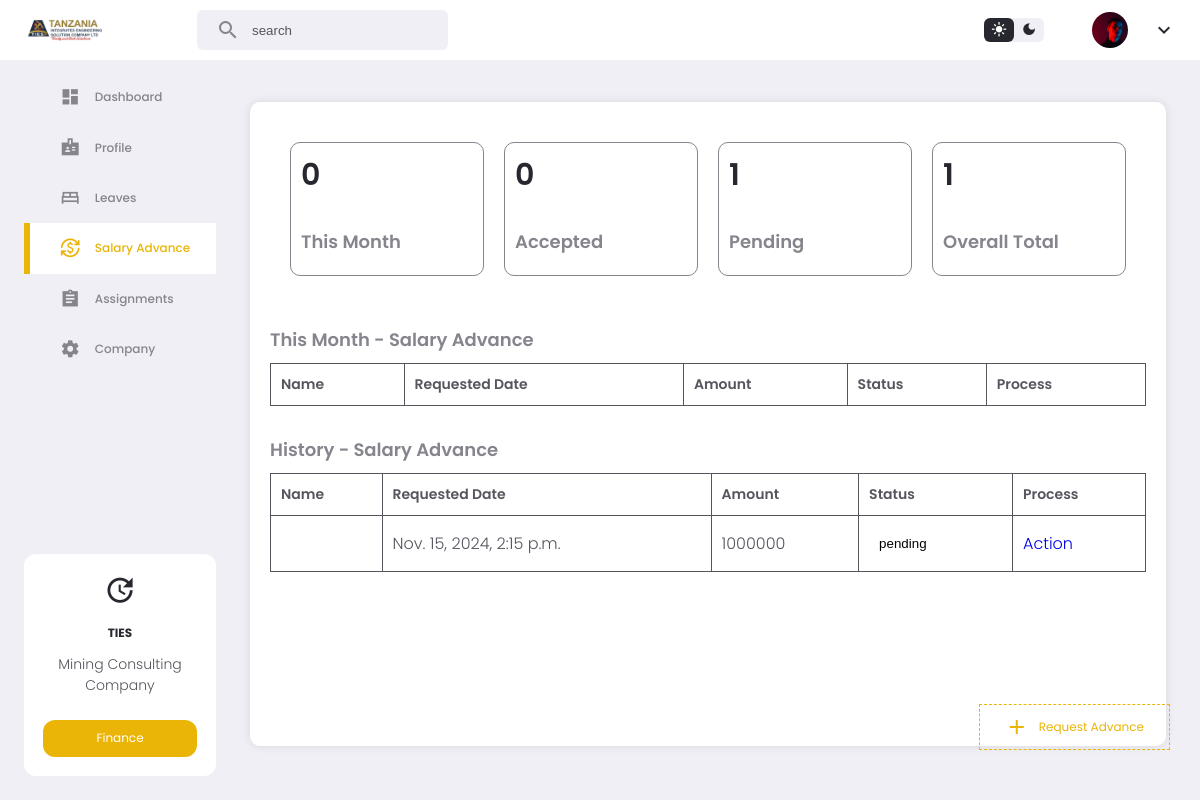
Page /salaryAdvance/ on the earlier database version.
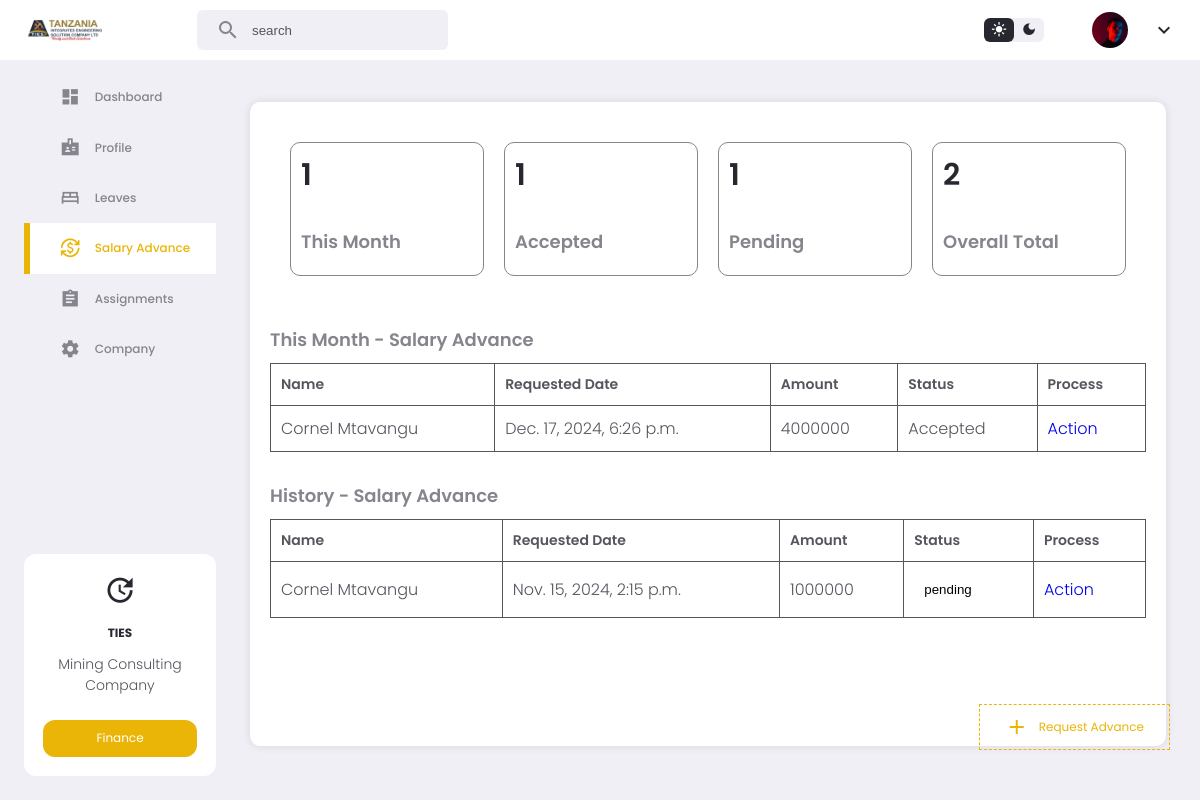
Same page on the later database version.
### app/models.py (models this page shows, shortened)
class SalaryAdvance(models.Model):
    name = models.ForeignKey(CustomUser, on_delete=models.CASCADE)
    typeOf = models.CharField(max_length=100)
    status = models.CharField(max_length=10000, default='pending')
    amount = models.IntegerField()
    date_applied = models.DateTimeField(auto_now_add=True)

class CustomUser(AbstractUser):
    email = models.EmailField(unique=True)
    phone = models.CharField(max_length=15, null=True,blank=True, default="null")
    image = models.ImageField(upload_to='media/', blank=True, null=True)
    middle_name = models.CharField(max_length=100, null=True, blank=True)
    gender = models.CharField(max_length=100, null=True, blank=True)
    birthDate = models.DateField(null=True, blank=True)
    nextKinName = models.CharField(max_length=100, null=True, blank=True)
    nextKinRelation = models.CharField(max_length=100, null=True, blank=True)
    nextKinAddress = models.CharField(max_length=100, null=True, blank=True)
    nextKinPhone = models.CharField(max_length=100, null=True, blank=True)
    nida = models.CharField(max_length=100, null=True, blank=True)
    homeAddress = models.CharField(max_length=100, null=True, blank=True)
    uniName = models.CharField(max_length=100, null=True, blank=True)
    uniLevel = models.CharField(max_length=100, null=True, blank=True)
    uniCourse = models.CharField(max_length=100, null=True, blank=True)
    startYear = models.CharField(max_length=100, null=True, blank=True)
    endYear = models.CharField(max_length=100, null=True, blank=True)
    role = models.CharField(max_length=50, null=True,blank=True, default="user")
    signedDate = models.DateField(null=True, blank=True)
    expireDate = models.DateField(null=True, blank=True)
    contractDuration = models.CharField(max_length=100, null=True, blank=True)
    remainDuration = models.CharField(max_length=100, null=True, blank=True)
    attachment = models.FileField(upload_to='attachments/', null=True, blank=True)

### app/views.py (the view)
# urls.py: path('salaryAdvance/', views.salaryAdvance, name='salaryAdvance'),
def salaryAdvance(request):
    today = timezone.now()
    start_of_month = today.replace(day=1)
    end_of_month = (start_of_month + timedelta(days=32)).replace(day=1) - timedelta(days=1)
    this_month_records = SalaryAdvance.objects.filter(date_applied__gte=start_of_month, date_applied__lte=end_of_month).order_by('-id')
    past_records = SalaryAdvance.objects.filter(date_applied__lt=start_of_month).order_by('-id')
    total_this_month = this_month_records.count()
    overall_total = SalaryAdvance.objects.all().count()
    pending_count = SalaryAdvance.objects.filter(status='pending').count()
    accepted_count = SalaryAdvance.objects.filter(status='Accepted').count()
    context = {
        'this_month_records': this_month_records,
        'past_records': past_records,
        'total_this_month': total_this_month,
        'overall_total': overall_total,
        'pending_count': pending_count,
        'accepted_count': accepted_count,
    }
    return render(request, 'app/salaryAdvance.html', context)

### app/templatetags/custom_filters.py (called while the page is built)
@register.filter(name='is_in_group')
def is_in_group(user, group_name):
    return user.groups.filter(name=group_name).exists()

### app/templates/app/salaryAdvance.html (shortened to what this page needs)
{% extends 'app/base2.html' %}
{% load static %}
{% block content %}
<section class="salary">
    <div class="top">
        <div class="card">
            <h5>{{total_this_month}}</h5>
            <h6>This Month</h6>
        </div>
        <div class="card">
            <h5>{{accepted_count}}</h5>
            <h6>Accepted</h6>
        </div>
        <div class="card">
            <h5>{{pending_count}}</h5>
            <h6>Pending</h6>
        </div>
        <div class="card">
        <h5>{{overall_total}}</h5>
            <h6>Overall Total</h6>
        </div>
    </div>
    <h6>This Month - Salary Advance</h6>
    <table>
        <tr>
            <th>Name</th>
            <th>Requested Date</th>
            <th>Amount</th>
            <th>Status</th>
            <th>Process</th>
        </tr>
        {% for i in this_month_records %}
        <tr>
            <td>{{i.name.first_name}} {{i.name.last_name}}</td>
            <td>{{i.date_applied}}</td>
            <td>{{i.amount}}</td>
            <td>{{i.status}}</td>
            <td><a href="{% url 'salaryAdvanceDetails' i.id %}">Action</a></td>
        </tr>
        {% endfor %}
    </table>
    <h6>History - Salary Advance</h6>
    <table>
        <tr>
            <th>Name</th>
            <th>Requested Date</th>
            <th>Amount</th>
            <th>Status</th>
            <th>Process</th>
        </tr>
        {% for i in past_records %}
        <tr>
            <td>{{i.name.first_name}} {{i.name.last_name}}</td>
            <td>{{i.date_applied}}</td>
            <td>{{i.amount}}</td>
            <td><button>{{i.status}}</button></td>
            <td><a href="{% url 'salaryAdvanceDetails' i.id %}">Action</a></td>
        </tr>
        {% endfor %}
    </table>
    <div>
        <div class="add" id="openModalBasic">
            <span class="material-icons-sharp">add</span>
            Request Advance
        </div>
    </div>
</section>
{% endblock %}

Differences in the rows shown:
added SalaryAdvance: name.first_name "Cornel", name.last_name "Mtavangu", date_applied "Dec. 17, 2024, 6:26 p.m.", amount "4000000", status "Accepted", shown under "This Month - Salary Advance"
changed through a linked row, SalaryAdvance "Nov. 15, 2024, 2:15 p.m.": name.first_name (not shown) → "Cornel"; name.last_name (not shown) → "Mtavangu"
Other differences:
{{ total_this_month }}: "0" → "1"
{{ accepted_count }}: "0" → "1"
{{ overall_total }}: "1" → "2"
